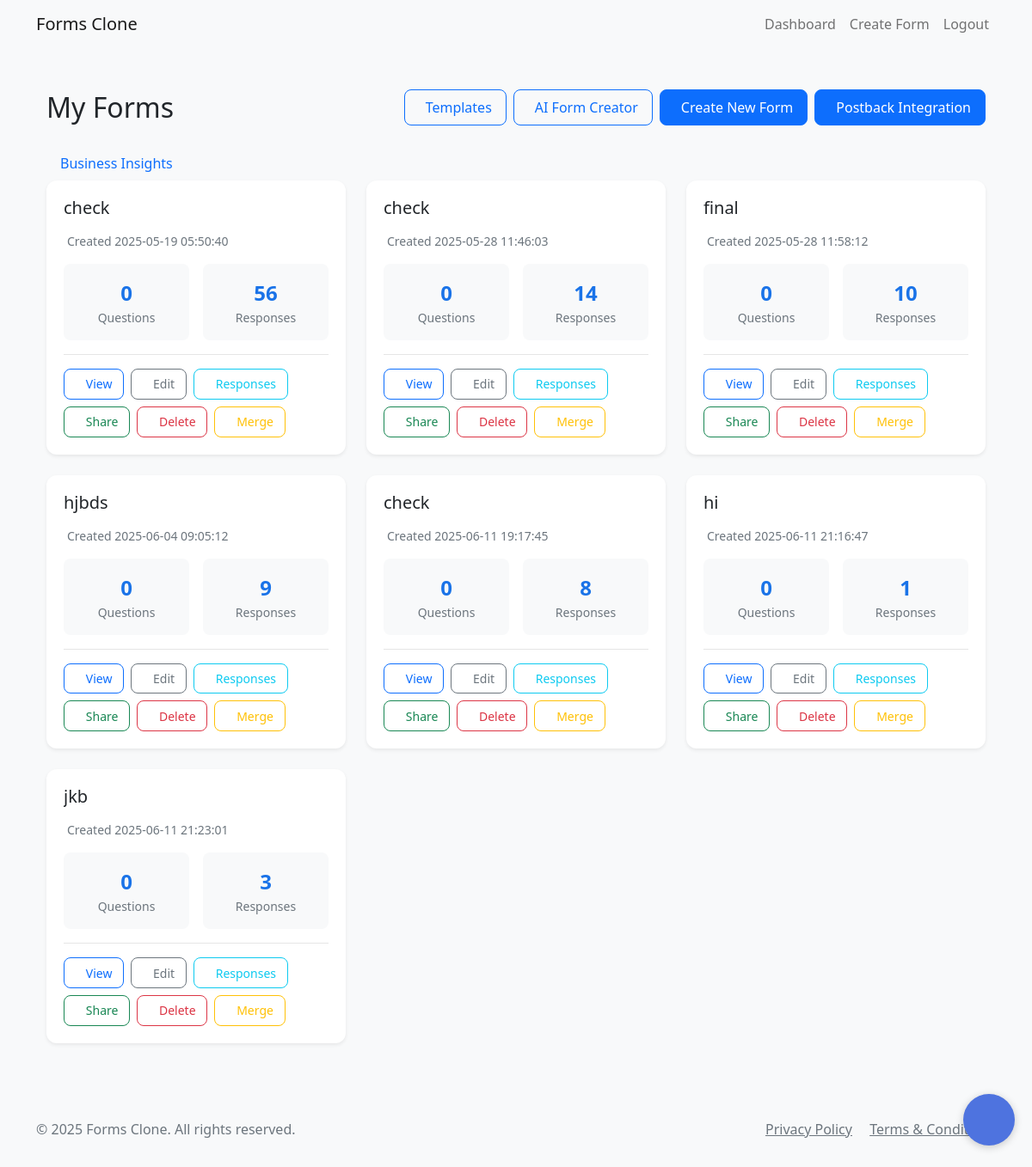
The page /dashboard (signed in) on the database its author committed.
### app.py (models this page shows)
class Form(db.Model):
    id = db.Column(db.Integer, primary_key=True)
    title = db.Column(db.String(200), nullable=False)
    description = db.Column(db.Text)
    score = db.Column(db.Integer, default=100)
    created_at = db.Column(db.DateTime, default=datetime.utcnow)
    user_id = db.Column(db.Integer, db.ForeignKey('user.id', name='fk_form_user'), nullable=False)
    company_id = db.Column(db.Integer, db.ForeignKey('company.id', name='fk_form_company'), nullable=True)
    questions = db.relationship('Question', backref='form', lazy=True, cascade='all, delete-orphan')
    responses = db.relationship('Response', backref='form', lazy=True, cascade='all, delete-orphan')
    is_closed = db.Column(db.Boolean, default=False)  # New field to track if the form is closed/expired
    requires_consent = db.Column(db.Boolean, default=True)  # Require privacy policy and terms consent
    is_quiz = db.Column(db.Boolean, default=False)  # Is this form a quiz?
    passing_score = db.Column(db.Integer, default=0)  # Passing score percentage
    show_score = db.Column(db.Boolean, default=True)  # Whether to show score to respondents
    merged_url = db.Column(db.String(255), nullable=True, default='')

### app.py (the view)
@app.route('/dashboard')
@login_required
def dashboard():
    try:
        forms = Form.query.filter_by(user_id=current_user.id).all()
        predefined_templates = FormTemplate.query.filter_by(is_public=True).all()
        user_templates = []
        if hasattr(current_user, 'templates'):
            user_templates = current_user.templates
        all_templates = list(user_templates) + list(predefined_templates)
        print(f"Forms: {len(forms)}, Templates: {len(all_templates)}")
        return render_template('dashboard.html', forms=forms, templates=all_templates)
    except Exception as e:
        print(f"Error in dashboard route: {str(e)}")
        return render_template('dashboard.html', forms=[], templates=[])

### app.py (called while the page is built)
@app.context_processor
def inject_now():
    return {'now': datetime.now()}

@app.context_processor
def inject_csrf_token():
    return {'csrf_token': lambda: 'dummy_token'}

def datetime_filter(date):
    if date:
        return date.strftime('%Y-%m-%d %H:%M:%S')
    return ''

@login_manager.user_loader
def load_user(user_id):
    return User.query.get(int(user_id))

### templates/dashboard.html (shortened to what this page needs)
{% extends "base.html" %}
{% block content %}
<div class="container py-4">
    <div class="d-flex justify-content-between align-items-center mb-4">
        <h1 class="h2 mb-0">My Forms</h1>
        <div class="d-flex gap-2">
            <a href="{{ url_for('template_gallery') }}" class="btn btn-outline-primary">
                Templates
            </a>
            <a href="{{ url_for('create_form_ai') }}" class="btn btn-outline-primary">
                AI Form Creator
            </a>
            <a href="{{ url_for('create_form') }}" class="btn btn-primary">
                Create New Form
            </a>
             <a href="{{ url_for('manage_postbacks') }}" class="btn btn-primary">
                Postback Integration
            </a>
        </div>
    </div>
    <div class="nav-item">
        <a href="{{ url_for('business_insights') }}" class="nav-link">
            <span>Business Insights</span>
        </a>
    </div>
    {% if forms %}
    <div class="row g-4">
                {% for form in forms %}
        <div class="col-md-6 col-lg-4">
            <div class="card h-100 shadow-sm hover-shadow">
                        <div class="card-body">
                    <div class="d-flex justify-content-between align-items-start mb-3">
                        <h5 class="card-title mb-0 text-truncate" style="max-width: 80%;">{{ form.title }}</h5>
                        <div class="dropdown">
                            <button class="btn btn-link text-muted p-0" type="button" data-bs-toggle="dropdown"
                                    aria-label="Form options" title="Form options">
                            </button>
            </div>
        </div>
                    <p class="card-text text-muted small mb-3">
                        Created {{ form.created_at|datetime }}
                    </p>
                    <div class="response-stats mb-3">
                        <div class="stat-card">
                            <div class="stat-value">{{ form.questions|length }}</div>
                            <div class="stat-label">Questions</div>
                            </div>
                        <div class="stat-card">
                            <div class="stat-value">{{ form.responses|length }}</div>
                            <div class="stat-label">Responses</div>
                    </div>
                </div>
                    <div class="card-actions">
                        <div class="action-buttons">
                            <a href="{{ url_for('view_form', form_id=form.id) }}" class="btn btn-sm btn-outline-primary action-button" title="View Form">
                                View
                            </a>
                            <a href="{{ url_for('edit_form', form_id=form.id) }}" class="btn btn-sm btn-outline-secondary action-button" title="Edit Form">
                                Edit
                            </a>
                            <a href="{{ url_for('view_responses', form_id=form.id) }}" class="btn btn-sm btn-outline-info action-button" title="View Responses">
                                Responses
                            </a>
                            <button type="button" class="btn btn-sm btn-outline-success action-button" title="Share Form"
                                    data-bs-toggle="modal" data-bs-target="#shareModal{{ form.id }}">
                                Share
                            </button>
                            <button type="button" class="btn btn-sm btn-outline-danger action-button" title="Delete Form"
                                    data-bs-toggle="modal" data-bs-target="#deleteModal{{ form.id }}">
                                Delete
                            </button>
                            <button type="button" class="btn btn-sm btn-outline-warning action-button" title="Merge Form"
                                data-bs-toggle="modal" data-bs-target="#mergeModal{{ form.id }}">
                               Merge
                            </button>
     </div>
</div>
                </div>
            </div>
        </div>
        {% endfor %}
            </div>
    {% endif %}
</div>
<div class="chat-widget" id="chatWidget">
    <button class="chat-toggle" onclick="toggleChat()">
    </button>
</div>
{% endblock %}

### static/css/style.css (style rules this page uses)
body { background-color: #f8f9fa; }
.card { box-shadow: 0 2px 4px rgba(0, 0, 0, 0.1); border: none; }
.card-title { margin-bottom: 0.5rem; font-weight: 500; }

### templates/dashboard.html (style rules this page uses)
.hover-shadow { transition: all 0.3s ease; }
.card { border: none; border-radius: 12px; overflow: hidden; height: 100%; display: flex; flex-direction: column; }
.card-body { flex: 1; display: flex; flex-direction: column; padding: 1.25rem; }
.card-actions { margin-top: auto; padding-top: 1rem; border-top: 1px solid rgba(0,0,0,0.1); }
.action-buttons { display: flex; gap: 0.5rem; flex-wrap: wrap; max-height: 120px; overflow-y: auto; padding-right: 0.5rem; }
.action-button { display: inline-flex; align-items: center; gap: 0.5rem; padding: 0.5rem 1rem; border-radius: 8px; font-size: 0.875rem; transition: all 0.2s ease; white-space: nowrap; }
.btn { border-radius: 8px; padding: 0.5rem 1rem; }
.btn-sm { padding: 0.4rem 0.8rem; }
.response-stats { display: grid; grid-template-columns: repeat(auto-fit, minmax(120px, 1fr)); gap: 1rem; margin-bottom: 1rem; }
.stat-card { background: #f8f9fa; padding: 1rem; border-radius: 8px; text-align: center; }
.stat-value { font-size: 1.5rem; font-weight: 600; color: #1a73e8; }
.stat-label { font-size: 0.875rem; color: #6c757d; }
.chat-widget { position: fixed; bottom: 20px; right: 20px; z-index: 1000; }
.chat-toggle { width: 60px; height: 60px; border-radius: 50%; background: #4e73df; border: none; color: white; font-size: 24px; cursor: pointer; box-shadow: 0 2px 10px rgba(0,0,0,0.2); position: relative; transition: all 0.3s ease; }

### rows shown on the page
Form: title "check", created_at "2025-05-19 05:50:40", questions|length "0", responses|length "56"
Form: title "check", created_at "2025-05-28 11:46:03", questions|length "0", responses|length "14"
Form: title "final", created_at "2025-05-28 11:58:12", questions|length "0", responses|length "10"
Form: title "hjbds", created_at "2025-06-04 09:05:12", questions|length "0", responses|length "9"
Form: title "check", created_at "2025-06-11 19:17:45", questions|length "0", responses|length "8"
Form: title "hi", created_at "2025-06-11 21:16:47", questions|length "0", responses|length "1"
Form: title "jkb", created_at "2025-06-11 21:23:01", questions|length "0", responses|length "3"

### other values the page prints
{{ moment().format('YYYY') }} "2025"
